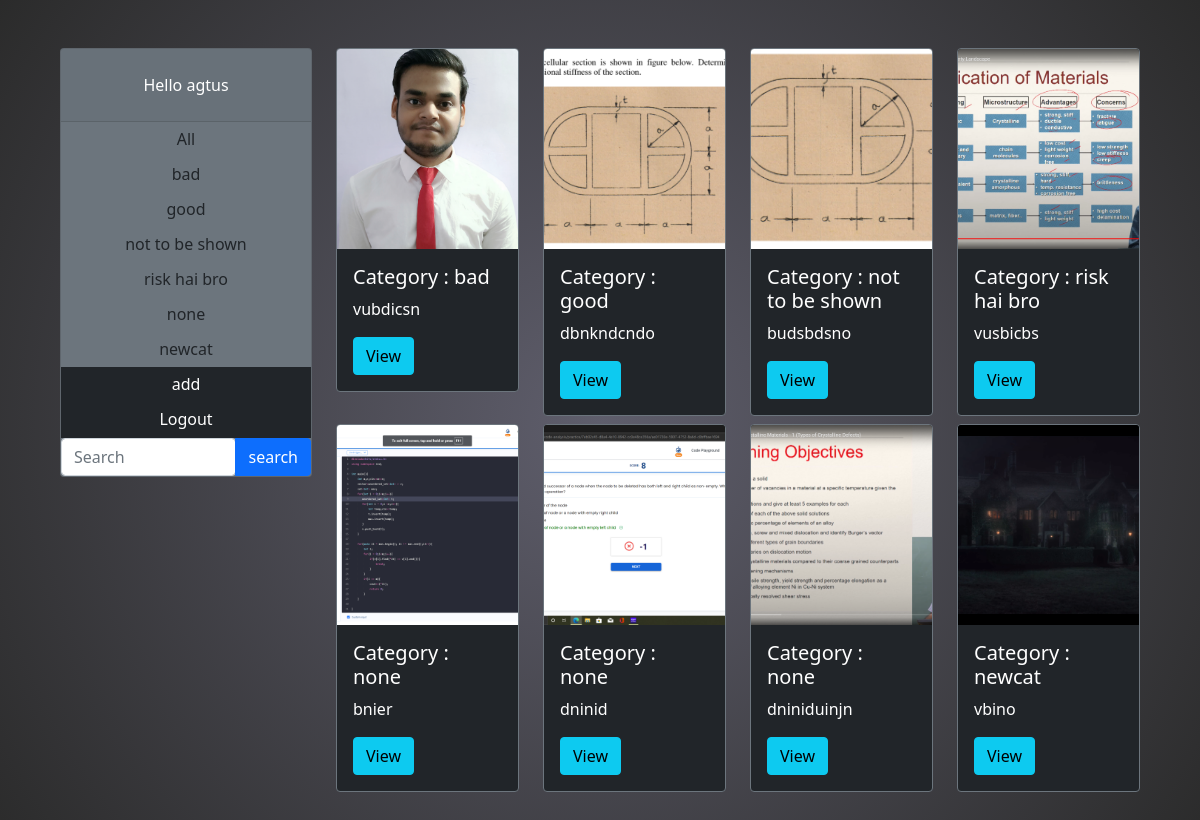
The app's page / (signed in) with its own data.
### photos/models.py (models this page shows, shortened)
class Category(models.Model):
    user = models.ForeignKey(User,on_delete = models.SET_NULL,null =True)
    name = models.CharField(max_length = 100,null = True,blank = True)

class Photo(models.Model):
    desc = models.TextField()
    image = models.ImageField(null=False,blank = False)
    category = models.ForeignKey(Category,on_delete= models.SET_NULL,null = True,blank = True)

### photos/views.py (the view)
# urls.py: path('',views.gallery,name = 'gallery'),
@login_required(login_url = 'login')
def gallery(request):
    user = request.user
    category = request.GET.get('category')
    query = request.GET.get('query')
    if category ==  None and query == None:
        images = Photo.objects.filter(category__user = user)
    elif category != None:
        images = Photo.objects.filter(category__name = category,category__user = user)
    else:
        images = Photo.objects.filter(desc__contains = query,category__user = user)
    categories = Category.objects.filter(user = user)
    context = { 'images' : images,'categories': categories}
    return render(request,'photos/gallery.html',context)

### photos/templates/photos/gallery.html (shortened to what this page needs)
<!DOCTYPE html>
<html>
    <head>
<link href="https://cdn.jsdelivr.net/npm/bootstrap@5.0.2/dist/css/bootstrap.min.css" rel="stylesheet">
    </head>
    <body class = "m-5" style = "background: rgb(95,94,108);
background: radial-gradient(circle, rgba(95,94,108,1) 0%, rgba(1,1,1,0.8354692218684349) 100%);">
        <div class="container">
            <div class="row">
                <div class="col-md-3">
                    <div class="card text-white bg-secondary" >
                        {% if request.user.is_authenticated %}
                            <div class="card-header">
                            <p class = "text-center mt-3"> Hello {{request.user}}</p>
                            </div>
                        {% endif %}
                        <ul class="list-group list-group-flush btn-group-vertical">
                         <a href="{% url 'gallery' %}" class="btn btn-outline btn-block pt-1">All</a>
                        {% for category in categories %}
                             <a href="{% url 'gallery' %}?category={{category.name}}" class="btn btn-outline btn-block pt-1">{{category.name}}</a>
                        {% endfor %}
                             <a href="{% url 'add' %}" class="btn btn-outline btn-block btn-dark pt-1">add</a>
                             <a href="{% url 'logout' %}" class="btn btn-outline btn-block btn-dark pt-1">Logout</a>
                             <form method='GET' action = "" >
                            <div class="input-group">
                                <input type="search" class="form-control rounded" placeholder="Search" aria-label="Search"
                                        aria-describedby="search-addon" name= "query" />
                                <button type="submit" class="btn btn-primary">search</button>
                            </div>
                            </form>
                        </ul>
                    </div>
                </div>
                <div class="col-md-9">
                    <div class="row">
                        {% for image in images %}
                            <div class="col-md-3">
                                <div class="card mb-2 text-white bg-dark border-secondary" >
                                    <img class="card-img-top" src="{{image.image.url}}" alt="Card image cap"  style = "object-fit : cover; height : 200px;">
                                    <div class="card-body">
                                        <h5 class="card-title">Category : {{image.category.name}}</h5>
                                        <p class="card-text">{{ image.desc | truncatewords:8 }}</p>
                                        <a href="{% url 'Photo' image.id %}" class="btn btn-info btn-small">View</a>
                                    </div>
                                </div>
                            </div>
                        {% empty %}
                            <a href="{% url 'add' %}" class="btn btn-outline btn-block btn-dark pt-1"><p class="link-info pt-3">Add one</p></a> </h3>
                        {% endfor %}
                    </div>
                </div>
            </div>
        </div>
    </body>
</html>

### records on screen
Category: name "bad"
Category: name "good"
Category: name "not to be shown"
Category: name "risk hai bro"
Category: name "none"
Category: name "newcat"
Photo: image (picture), category.name "bad", desc "vubdicsn"
Photo: image (picture), category.name "good", desc "dbnkndcndo"
Photo: image (picture), category.name "not to be shown", desc "budsbdsno"
Photo: image (picture), category.name "risk hai bro", desc "vusbicbs"
Photo: image (picture), category.name "none", desc "bnier"
Photo: image (picture), category.name "none", desc "dninid"
Photo: image (picture), category.name "none", desc "dniniduinjn"
Photo: image (picture), category.name "newcat", desc "vbino"

### other values on screen
{{ request.user }} "agtus"
